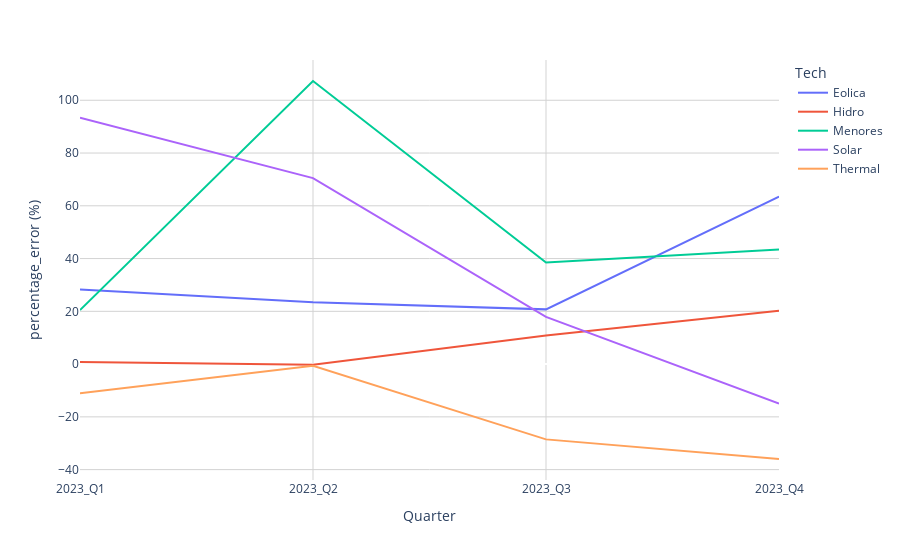

This figure's notebook cell:
### Markdown cell above
### Error by Quartil

### Code cell
# Align dataframes based on 'timestamp', 'Tech'
gen_compare_Q = pd.merge(gen_res, gen_disp, on=['timestamp', 'Tech'])
gen_compare_Q['Quarter'] = gen_compare_Q['timestamp'].apply(lambda x: x[:7])

gen_compare_Q = gen_compare_Q.groupby(['Quarter','Tech']).agg({
    'DispatchGen_MW_xm': 'mean', 'DispatchGen_MW_sw' : 'mean'
}).reset_index()

# Calculate error percentage
gen_compare_Q['percentage_error (%)'] = 100 * ((gen_compare_Q['DispatchGen_MW_sw'] / gen_compare_Q['DispatchGen_MW_xm']) -1)
#print(gen_compare_Q.head(5))
import plotly.express as px
fig = px.line(
    gen_compare_Q, 
    x='Quarter', y='percentage_error (%)', 
    color='Tech')
fig.update_layout(plot_bgcolor='white',xaxis=dict(gridcolor='lightgray'),yaxis=dict(gridcolor='lightgray'))
fig.show()

### Figure 1 — Plotly figure (JSON) as saved in the notebook; plotly's stock layout.template omitted (floating-point values rounded to 4 significant figures)
{"data": [{"hovertemplate": "Tech=Eolica<br>Quarter=%{x}<br>percentage_error (%)=%{y}<extra></extra>", "legendgroup": "Eolica", "line": {"color": "#636efa", "dash": "solid"}, "marker": {"symbol": "circle"}, "mode": "lines", "name": "Eolica", "orientation": "v", "showlegend": true, "type": "scatter", "x": ["2023_Q1", "2023_Q2", "2023_Q3", "2023_Q4"], "xaxis": "x", "y": [28.27, 23.46, 20.74, 63.51], "yaxis": "y"}, {"hovertemplate": "Tech=Hidro<br>Quarter=%{x}<br>percentage_error (%)=%{y}<extra></extra>", "legendgroup": "Hidro", "line": {"color": "#EF553B", "dash": "solid"}, "marker": {"symbol": "circle"}, "mode": "lines", "name": "Hidro", "orientation": "v", "showlegend": true, "type": "scatter", "x": ["2023_Q1", "2023_Q2", "2023_Q3", "2023_Q4"], "xaxis": "x", "y": [0.8235, -0.2522, 10.82, 20.2], "yaxis": "y"}, {"hovertemplate": "Tech=Menores<br>Quarter=%{x}<br>percentage_error (%)=%{y}<extra></extra>", "legendgroup": "Menores", "line": {"color": "#00cc96", "dash": "solid"}, "marker": {"symbol": "circle"}, "mode": "lines", "name": "Menores", "orientation": "v", "showlegend": true, "type": "scatter", "x": ["2023_Q1", "2023_Q2", "2023_Q3", "2023_Q4"], "xaxis": "x", "y": [20.47, 107.3, 38.52, 43.45], "yaxis": "y"}, {"hovertemplate": "Tech=Solar<br>Quarter=%{x}<br>percentage_error (%)=%{y}<extra></extra>", "legendgroup": "Solar", "line": {"color": "#ab63fa", "dash": "solid"}, "marker": {"symbol": "circle"}, "mode": "lines", "name": "Solar", "orientation": "v", "showlegend": true, "type": "scatter", "x": ["2023_Q1", "2023_Q2", "2023_Q3", "2023_Q4"], "xaxis": "x", "y": [93.38, 70.48, 17.92, -14.99], "yaxis": "y"}, {"hovertemplate": "Tech=Thermal<br>Quarter=%{x}<br>percentage_error (%)=%{y}<extra></extra>", "legendgroup": "Thermal", "line": {"color": "#FFA15A", "dash": "solid"}, "marker": {"symbol": "circle"}, "mode": "lines", "name": "Thermal", "orientation": "v", "showlegend": true, "type": "scatter", "x": ["2023_Q1", "2023_Q2", "2023_Q3", "2023_Q4"], "xaxis": "x", "y": [-11.1, -0.6274, -28.54, -35.97], "yaxis": "y"}], "layout": {"legend": {"title": {"text": "Tech"}, "tracegroupgap": 0}, "margin": {"t": 60}, "plot_bgcolor": "white", "xaxis": {"anchor": "y", "domain": [0, 1], "gridcolor": "lightgray", "title": {"text": "Quarter"}}, "yaxis": {"anchor": "x", "domain": [0, 1], "gridcolor": "lightgray", "title": {"text": "percentage_error (%)"}}}}
